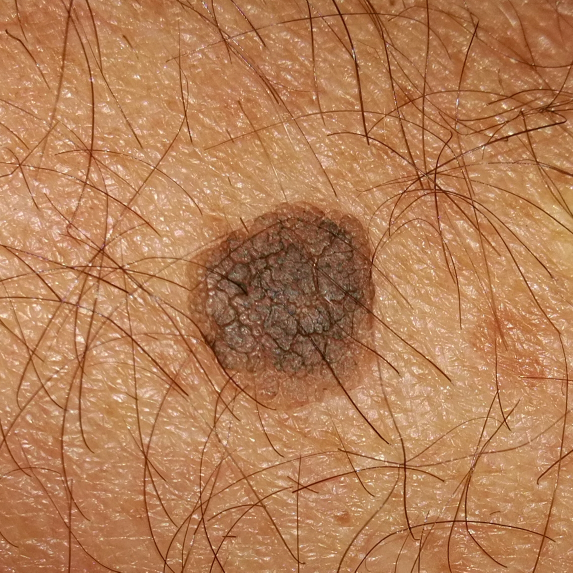
#> input picture example_imgs_ida/PAT_1276_957_406.png, 1146 x 1145 px, given in place of PAT_98_152_562.png, which was not available (shown at 1/2 size)
$ jupyter execute --allow-errors 'feature_measuring 2.ipynb'   (text cells are left out)
#> lines starting #> are read from the running program, lines starting #| are printed output that depends on the picture; pictures that were not available may be replaced by others from this repository, and a replacement may not be noted
[cell 1]
import numpy as np
import matplotlib.pyplot as plt
from skimage.transform import resize

# Function to get us some example images and their masks, and resize them
def prepare_im(im_id):

#> called with im_id = 'PAT_98_152_562'
  im = plt.imread('example_imgs_ida/' + im_id + '.png')
#> im is the input picture: shape (1145, 1146, 4) float32; mean R, G, B, A 0.709, 0.497, 0.338, 1
  im = resize(im, (im.shape[0] // 4, im.shape[1] // 4), anti_aliasing=True)
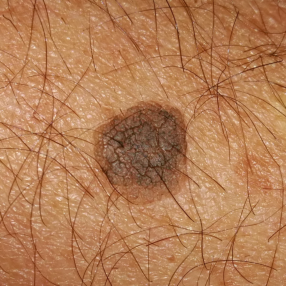
#> im: shape (286, 286, 4) float32; mean R, G, B, A 0.71, 0.497, 0.338, 1

  gt = plt.imread('example_segmentation_ida/' + im_id + '_GT.png')
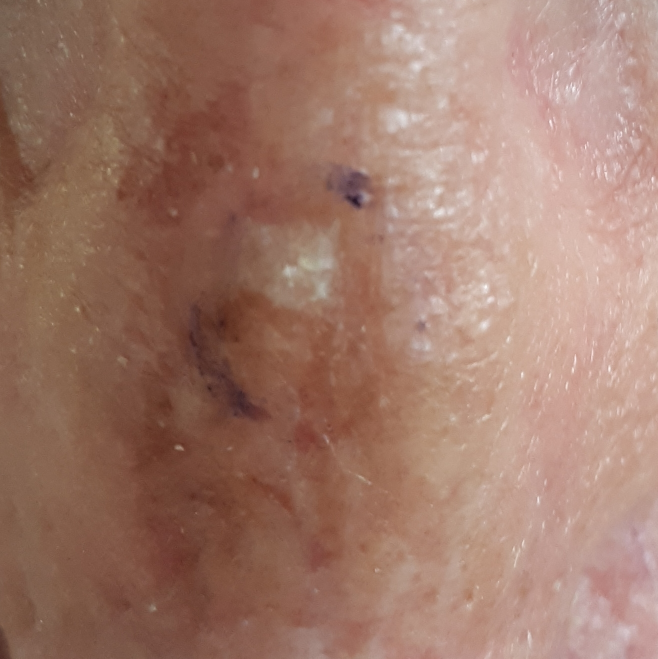
#> input picture example_imgs_ida/PAT_1710_3160_488.png, 1316 x 1317 px, given in place of PAT_98_152_562_GT.png, which was not available (shown at 1/2 size)
#> gt is the input picture: shape (1317, 1316, 4) float32; mean R, G, B, A 0.625, 0.476, 0.417, 1
  gt = resize(gt, (gt.shape[0] // 4, gt.shape[1] // 4), anti_aliasing=False) #Setting it to True creates values that are not 0 or 1
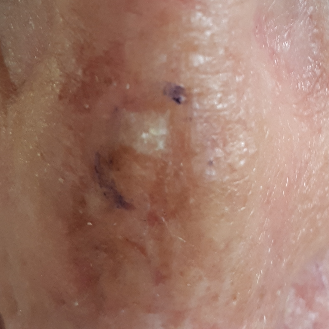
#> gt: shape (329, 329, 4) float32; mean R, G, B, A 0.625, 0.476, 0.417, 1


  return im, gt

[cell 2]
im1, mask1 = prepare_im('PAT_98_152_562')
#> (the rest of this cell did not finish here and is left out)


plt.imshow(mask1, cmap='gray')

[cell 3]
pixels_in_col = np.sum(mask1,axis=0)
#> pixels_in_col = 329 rows, first 6: [160.4, 116.7, 92.8, 329], [161, 117.3, 93.47, 329], [161.3, 117.7, 93.66, 329], [161.9, 118.3, 94.15, 329], [162.4, 118.7, 94.38, 329], [162.7, 118.8, 94.43, 329]
pixels_in_row = np.sum(mask1,axis=1)
#> pixels_in_row = 329 rows, first 6: [209.3, 164.2, 147.2, 329], [208.8, 163.5, 146.4, 329], [208.7, 163.5, 146.3, 329], [209, 163.9, 146.7, 329], [209.3, 164.5, 147.2, 329], [209.6, 164.8, 147.5, 329]

pixels2 = pixels_in_col > 0
#> pixels2 = 329 rows, first 6: [True, True, True, True], [True, True, True, True], [True, True, True, True], [True, True, True, True], [True, True, True, True], [True, True, True, True]
pixels2 = pixels2.astype(np.int8)
#> pixels2 = 329 rows, first 6: [1, 1, 1, 1], [1, 1, 1, 1], [1, 1, 1, 1], [1, 1, 1, 1], [1, 1, 1, 1], [1, 1, 1, 1]

[cell 4]
pixels_in_col == np.max(pixels_in_col)
#> Out = 329 rows, first 6: [False, False, False, True], [False, False, False, True], [False, False, False, True], [False, False, False, True], [False, False, False, True], [False, False, False, True]

[cell 5]
np.max(pixels_in_row)
#> Out = 329

[cell 6]
mask1.shape
#> Out = (329, 329, 4)

[cell 7]
plt.imshow(mask1)

[cell 8]
np.sum(mask1)/mask1.shape[0]**2
#> Out = 2.52

[cell 9]
mask1[mask1 > 0] =1
#> mask1: shape (329, 329, 4) float32; every value is 1

[cell 10]
np.unique(mask1)
#> Out = [1]

[cell 11]
dim = mask1.shape[0]
#> dim = 329

[cell 12]
upper = mask1[:int(dim/2)]
#> upper: shape (164, 329, 4) float32; every value is 1
